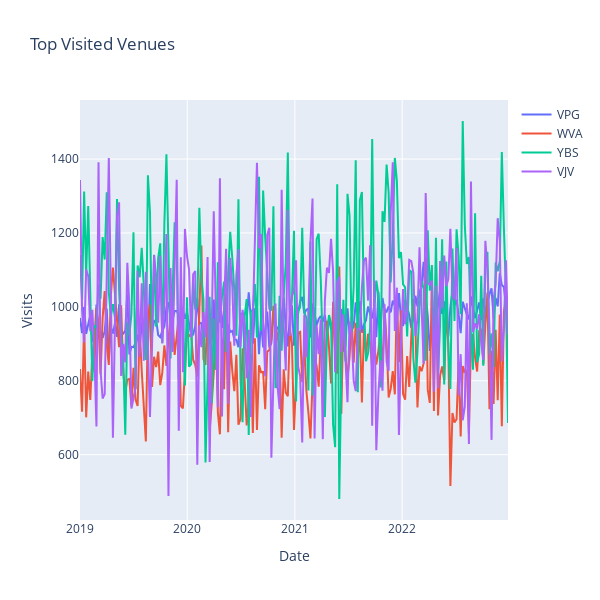

Notebook code cell kept with this figure:
### Code cell
import plotly.graph_objects as go

selected_venues = ['VPG', 'WVA', 'YBS', 'VJV']

fig = go.Figure()
for venue in selected_venues:
    fig.add_trace(go.Scatter(x=customer_data.index, y=customer_data[venue], mode='lines', name=venue))

fig.update_layout(
    title='Top Visited Venues',
    xaxis_title='Date',
    yaxis_title='Visits',
    autosize=False,
    width=600,
    height=600,
)

fig.show()

### Figure 1 — Plotly figure (JSON) as saved in the notebook; plotly's stock layout.template omitted (floating-point values rounded to 4 significant figures; data arrays with more than 128 entries replaced by an {"elided": "..."} marker saying what was removed)
{"data": [{"mode": "lines", "name": "VPG", "type": "scatter", "x": {"elided": "209 str values"}, "y": {"elided": "209 int values"}}, {"mode": "lines", "name": "WVA", "type": "scatter", "x": {"elided": "209 str values"}, "y": {"elided": "209 int values"}}, {"mode": "lines", "name": "YBS", "type": "scatter", "x": {"elided": "209 str values"}, "y": {"elided": "209 int values"}}, {"mode": "lines", "name": "VJV", "type": "scatter", "x": {"elided": "209 str values"}, "y": {"elided": "209 int values"}}], "layout": {"autosize": false, "height": 600, "title": {"text": "Top Visited Venues"}, "width": 600, "xaxis": {"title": {"text": "Date"}}, "yaxis": {"title": {"text": "Visits"}}}}
